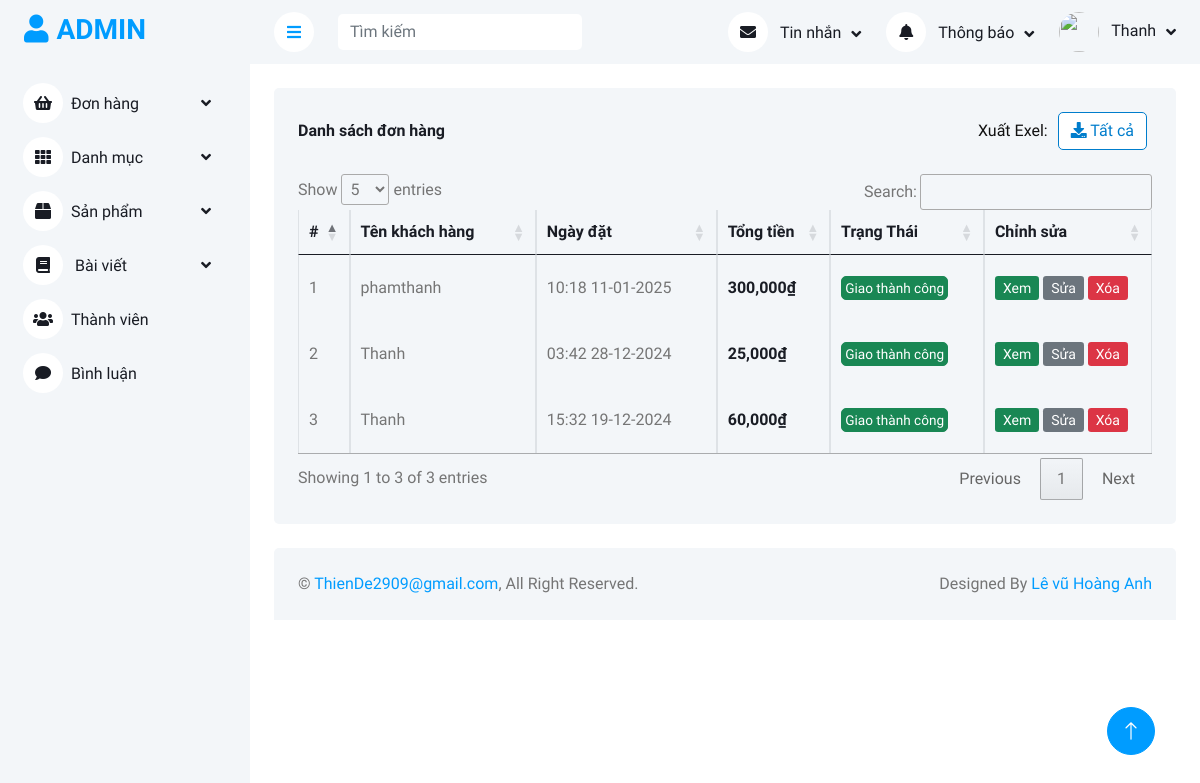
The page /admin/index.php?quanli=danh-sach-don-hang (signed in) on the database its author committed.
### tables this page shows
CREATE TABLE `orders` (
  `order_id` int(11) NOT NULL,
  `user_id` int(11) NOT NULL,
  `date` datetime NOT NULL DEFAULT current_timestamp(),
  `total` int(11) NOT NULL,
  `address` varchar(255) NOT NULL,
  `phone` varchar(10) NOT NULL,
  `note` text NOT NULL,
  `status` tinyint(1) NOT NULL DEFAULT 1
);

CREATE TABLE `users` (
  `user_id` int(11) NOT NULL,
  `username` varchar(100) NOT NULL COMMENT 'Tên đăng nhập',
  `password` varchar(255) NOT NULL,
  `full_name` varchar(255) NOT NULL COMMENT 'Họ tên',
  `image` varchar(255) NOT NULL,
  `email` varchar(255) NOT NULL,
  `phone` varchar(10) NOT NULL,
  `address` varchar(255) NOT NULL,
  `role` tinyint(1) NOT NULL DEFAULT 0 COMMENT '0 là khách hàng 1 là nhân viên',
  `active` tinyint(1) NOT NULL DEFAULT 1
);

### admin/models_admin/pdo_library.php (called while the page is built, shortened)
<?php
function pdo_query($sql){
    $sql_args = array_slice(func_get_args(), 1);
    try{
        $conn = pdo_get_connection();
        $stmt = $conn->prepare($sql);
        $stmt->execute($sql_args);
        $rows = $stmt->fetchAll();
        return $rows;
    }
    catch(PDOException $e){
        throw $e;
    }
    finally{
        unset($conn);
    }
}
?>

### admin/models_admin/OrderModel.php (called while the page is built, shortened)
<?php
    class OrderModel{
        public function select_list_orders_admin() {
            $sql = "
                    SELECT
                    orders.order_id,
                    orders.user_id,
                    orders.date AS order_date,
                    orders.total,
                    orders.address AS order_address,
                    orders.phone AS order_phone,
                    orders.note,
                    orders.status,
                    users.full_name,
                    users.email,
                    users.phone AS user_phone
                FROM
                    orders
                JOIN
                    users ON orders.user_id = users.user_id
                ORDER BY orders.order_id DESC
            ";
            return pdo_query($sql);
        }
    }
?>

### admin/models_admin/BaseModel.php (called while the page is built, shortened)
<?php
    class BaseModel{
        public function date_format($date, $plus_day) {
            $datetime = new DateTime($date);
            return $formatted_date = $datetime->format('H:i d-m-Y');
        }
    }
    $BaseModel = new BaseModel();
?>

### admin/don-hang/list.php (the view, shortened to what this page needs)
<?php
    $list_orders = $OrderModel->select_list_orders_admin();
?>
<div class="container-fluid pt-4 px-4">
    <div class="bg-light text-center rounded p-4">
        <div class="d-flex align-items-center justify-content-between mb-4">
            <h6 class="mb-0">Danh sách đơn hàng</h6>
            <div class="d-flex align-items-center">
                <span style="margin-right: 10px; color: #111;">Xuất Exel:</span>
                <a href="xuat-exel" style="margin-right: 5px;" class="btn btn-custom ml-3"><i class="fas fa-download"></i> Tất cả</a>
            </div>
        </div>
        <div class="table-responsive">
            <table class="table text-start align-middle table-bordered table-hover mb-0" id="orders-list">
                <thead>
                    <tr class="text-dark">
                        <th scope="col">#</th>
                        <th scope="col">Tên khách hàng</th>
                        <th scope="col">Ngày đặt</th>
                        <th scope="col">Tổng tiền</th>
                        <th scope="col">Trạng Thái</th>
                        <th scope="col">Chỉnh sửa</th>
                    </tr>
                </thead>
                <tbody>
                    <?php
                    $i = 0;
                    foreach ($list_orders as $value) {
                        extract($value);
                        $i++;
                        $formatted_date = $BaseModel->date_format($order_date, '');
                        $order_status = '<a href="" class="btn btn-small btn-danger">Chờ xác nhận</a>';
                        if($status == 2) {
                            $order_status = '<a href="" class="btn btn-small btn-warning">Đã xác nhận</a>';
                        }elseif($status == 3) {
                            $order_status = '<a href="" class="btn btn-small btn-success">Đang giao</a>';
                        }elseif($status == 4) {
                            $order_status = '<a href="" class="btn btn-small btn-success">Giao thành công</a>';
                        }
                    ?>
                    <tr>
                        <td><?=$i?></td>
                        <td class="td-name">
                            <?=$full_name?>
                        </td>
                        <td class="td-date">
                            <?=$formatted_date?>
                        </td>
                        <td class="text-dark" style="font-weight: 600;">
                            <?=number_format($total)?>₫
                        </td>
                        <td class="td-responsive-2">
                            <?=$order_status?>
                        </td>
                        <td class="td-responsive-2">
                            <a class="btn-sm btn-success" href="index.php?quanli=cap-nhat-don-hang&id=<?=$order_id?>">Xem</a>
                            <a class="btn-sm btn-secondary" href="index.php?quanli=cap-nhat-don-hang&id=<?=$order_id?>">Sửa</a>
                            <a class="btn-sm btn-danger" onclick="return confirm('Bạn có chắc muốn xóa')" href="danh-sach-don-hang&xoa=<?=$order_id?>">Xóa</a>
                        </td>
                    </tr>
                    <?php
                    }
                    ?>
                </tbody>
            </table>
        </div>
    </div>
</div>

### admin/public_admin/css/style.css (style rules this page uses)
:root { --primary: #007dcc; --light: #F3F6F9; --dark: #191C24; }
.btn { transition: .5s; }
.td-responsive-2 { min-width: 120px; max-width: 145px; }
.td-date { min-width: 145px; }
.td-name { min-width: 150px; }

### admin/public_admin/css/custom.css (style rules this page uses)
.btn-custom { color: #007dcc; background-color: white; border-color: #007dcc; }
.btn-small { padding: .05rem 0.2rem; font-size: .85rem; }

### admin/don-hang/list.php (style rules this page uses)
td { height: 50px; }

### rows shown on the page
orders: user.full_name "phamthanh", date "10:18 11-01-2025", total "300,000", status "Giao thành công"
orders: user.full_name "Thanh", date "03:42 28-12-2024", total "25,000", status "Giao thành công"
orders: user.full_name "Thanh", date "15:32 19-12-2024", total "60,000", status "Giao thành công"

### other values the page prints
$_SESSION['user_admin']['full_name'] "Thanh"
